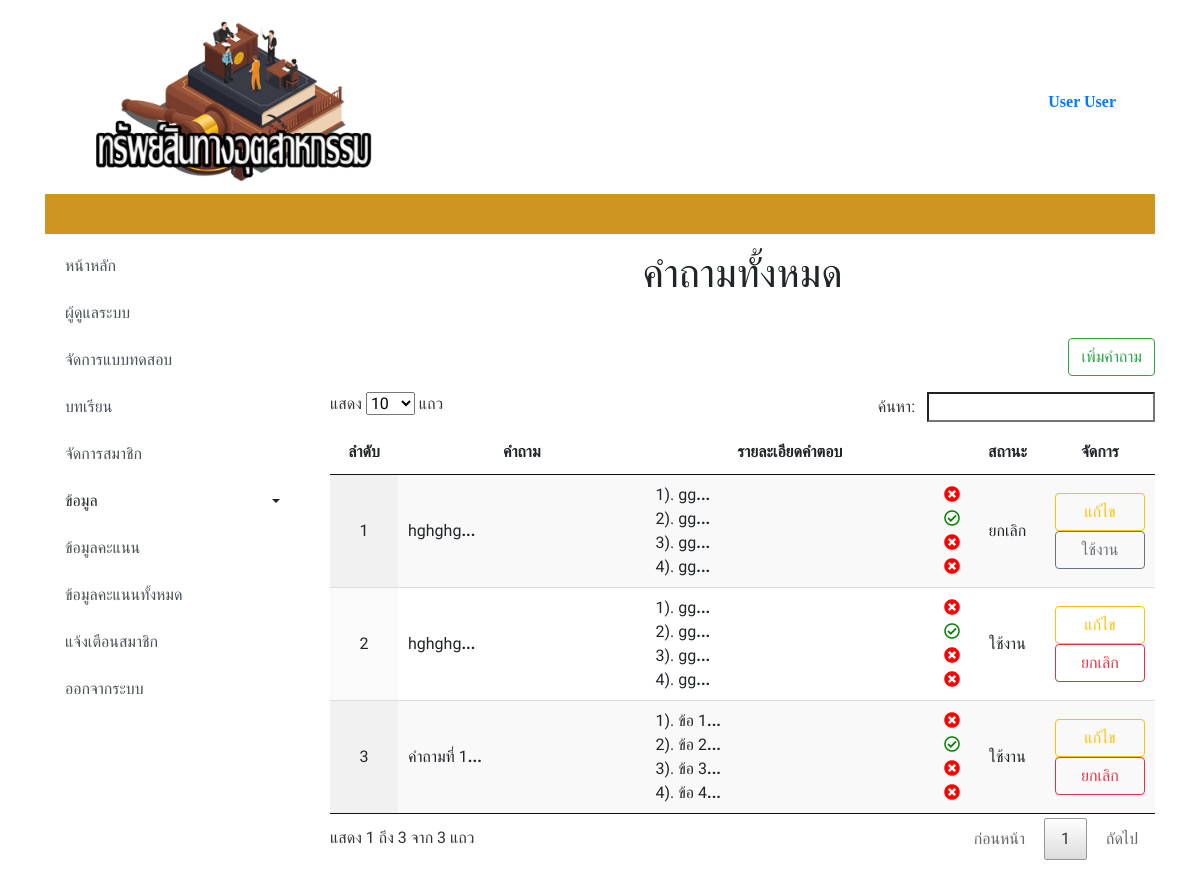
Page /admin/index.php?showchoice_s&choice_id=2 (signed in) on the committed database.
### tables this page shows
CREATE TABLE `testing` (
  `id` int(3) NOT NULL,
  `choice_id` int(10) NOT NULL,
  `question` varchar(100) NOT NULL DEFAULT '',
  `c1` varchar(100) NOT NULL DEFAULT '',
  `c2` varchar(100) NOT NULL DEFAULT '',
  `c3` varchar(100) NOT NULL DEFAULT '',
  `c4` varchar(100) NOT NULL DEFAULT '',
  `answer` int(1) NOT NULL DEFAULT '0',
  `status` int(1) NOT NULL
);

### admin/add_choice_sub.php (the view, shortened to what this page needs)
<body>
                  </div>
                </div>
              </div>
          </body>

### admin/showchoice_sub.php (shortened to what this page needs)
<?php
$choice_id = $_GET['choice_id'];
$query_learning = "SELECT * FROM testing WHERE choice_id = '$choice_id' order by id desc " ;
$learning = mysqli_query($con,$query_learning) or die(mysqli_error());
$row_learning = mysqli_fetch_assoc($learning);
$totalRows_learning = mysqli_num_rows($learning);
?>
<div class="col-md-9">
 <div class="py-2">
  <div class="container">
    <div class="row">
      <div class="col-md-12">
        <h1 class="text-center" >คำถามทั้งหมด</h1>
      </div>
    </div>
  </div>
</div>
<div class="table-responsive">
  <br>
  <?php include 'add_choice_sub.php'; ?>
  <P style="text-align: right;">
    <a href="showchoice_sub.php" class="btn btn-outline-success my-2 my-sm-0"  data-toggle='modal' data-target='#addchoicesubModal'>เพิ่มคำถาม</a></P>
    <table class="display" id="example">
     <?php if ($totalRows_learning > 0) {?>
      <thead>
        <tr class="text-center">
          <th scope="col" width="5%" >ลำดับ</th>
          <th scope="col" width="30%">คำถาม</th>
          <th scope="col" width="35%">รายละเอียดคำตอบ</th>
          <th scope="col" class="text-left" ></th>
          <th scope="col" width="5%">สถานะ</th>
          <th scope="col" width="5%">จัดการ</th>
        </tr>
      </thead>
      <tbody>
        <?php
        $i = 1 ;
        do { ?>
          <tr class="text-left">
            <td class="text-center"><?php echo $i ?></td>
            <td>
              <?php echo mb_substr($row_learning['question'], 0 , 25,'UTF-8'); ?><b>...</b><br>
            </td>
            <td>
              1). <?php echo mb_substr($row_learning['c1'], 0 , 30,'UTF-8'); ?><b>...</b><br>
              2). <?php echo mb_substr($row_learning['c2'], 0 , 30,'UTF-8'); ?><b>...</b><br>
              3). <?php echo mb_substr($row_learning['c3'], 0 , 30,'UTF-8'); ?><b>...</b><br>
              4). <?php echo mb_substr($row_learning['c4'], 0 , 30,'UTF-8'); ?><b>...</b>
              <td>
                <?php if ($row_learning['answer'] == 1): ?>
                  <i class="far fa-check-circle tru"></i> <br>
                  <?php else: ?>
                    <i class="fas fa-times-circle fau"></i> <br>
                  <?php endif ?>
                  <?php if ($row_learning['answer'] == 2): ?>
                    <i class="far fa-check-circle tru"></i> <br>
                    <?php else: ?>
                      <i class="fas fa-times-circle fau"></i> <br>
                    <?php endif ?>
                    <?php if ($row_learning['answer'] == 3): ?>
                      <i class="far fa-check-circle tru"></i> <br>
                      <?php else: ?>
                        <i class="fas fa-times-circle fau"></i> <br>
                      <?php endif ?>
                      <?php if ($row_learning['answer'] == 4): ?>
                        <i class="far fa-check-circle tru"></i> <br>
                        <?php else: ?>
                          <i class="fas fa-times-circle fau"></i> <br>
                        <?php endif ?>
                      </td>
                      <td class="text-center">
                        <?php if ($row_learning['status'] == 0): ?>
                          ใช้งาน
                          <?php else: ?>
                            ยกเลิก
                          <?php endif ?>
                        </td>
                        <td>
                          <a href="index.php?showchoice_s&choice_id=<?php echo $choice_id; ?>&id=<?php echo $row_learning['id'];?>" class="btn btn-outline-warning my-2 my-sm-0 bu" >แก้ไข</a>
                          <?php if ($row_learning['status'] <> 1 ): ?>
                            <a href="del_choice_sub.php?choice_id=<?php echo $choice_id; ?>&id=<?php echo $row_learning['id'];?>&st=1" class="btn btn-outline-danger my-2 my-sm-0 bu" onClick="return confirm('ยืนยันการยกเลิกคำถาม');">ยกเลิก</a>
                            <?php else: ?>
                              <a href="del_choice_sub.php?choice_id=<?php echo $choice_id; ?>&id=<?php echo $row_learning['id'];?>&st=0" class="btn btn-outline-secondary my-2 my-sm-0 bu" onClick="return confirm('ยืนยันการใช้งานคำถาม');">ใช้งาน</a>
                            </td>
                          <?php endif ?>
                        </tr>
                        <?php
                        $i += 1;
                      } while ($row_learning = mysqli_fetch_assoc($learning)); ?>
                    </tbody>
                  </table>
                <?php }else {
                  echo "<h3><br /> ยังไม่มีคำถาม </h3>";
                }
                mysqli_free_result($learning);?>
            <div class="py-5">
            </div>
          <?php include 'edit_choice_sub.php'; ?>

### admin/showchoice_sub.php (style rules this page uses)
.tru { color: green; }
.fau { color: red; }
.bu { width: 90px; }

### rows in the picture
testing: question "hghghg", c1 "gg", c2 "gg", c3 "gg", c4 "gg", answer 2 (drawn), status "ยกเลิก"
testing: question "hghghg", c1 "gg", c2 "gg", c3 "gg", c4 "gg", answer 2 (drawn), status "ใช้งาน"
testing: question "คำถามที่ 1", c1 "ข้อ 1", c2 "ข้อ 2", c3 "ข้อ 3", c4 "ข้อ 4", answer 2 (drawn), status "ใช้งาน"

### other values in the picture
$_SESSION["User"] "User User"
